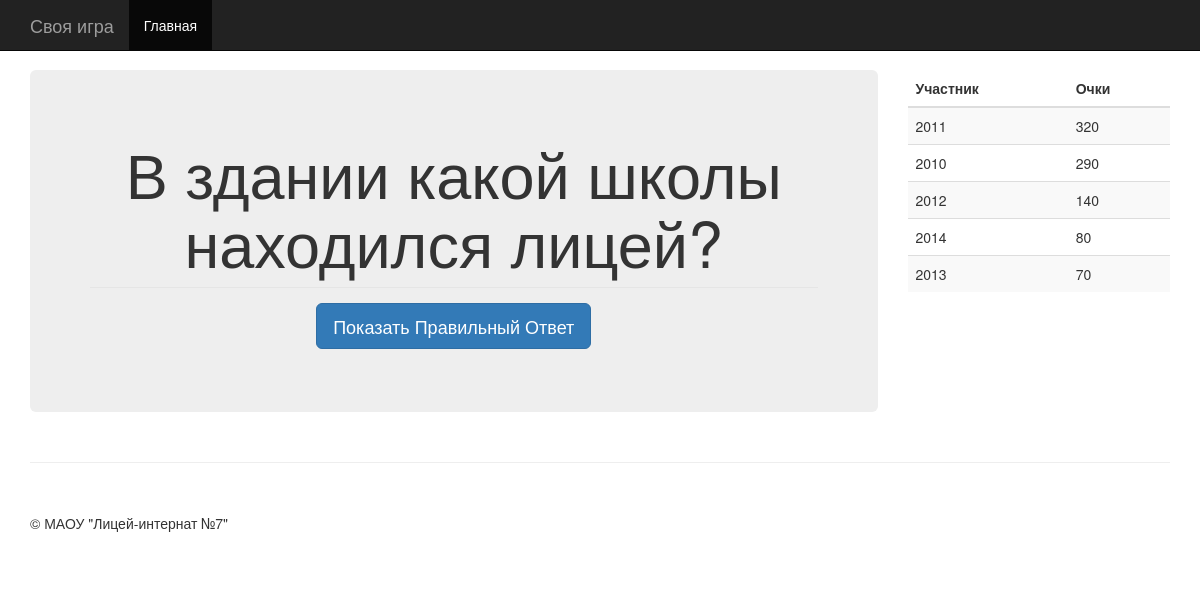
The page /question/10 (signed in) on the database its author committed.
### main/models.py (models this page shows, shortened)
class Question(models.Model):
    name = models.TextField(max_length=1000)
    topic_name = models.ForeignKey(Topic)
    SCORE_CHOICES = (
        (10, 10),
        (20, 20),
        (30, 30),
        (40, 40),
        (50, 50)
    )
    score = models.IntegerField(choices=SCORE_CHOICES)
    image = models.ImageField(blank=True, null=True, upload_to='imgs/questions')
    used = models.BooleanField(default=False)
    team_answered = models.ForeignKey(Team, blank=True, null=True)
    question_answer = models.TextField(max_length=1000)
    answer_image = models.ImageField(blank=True, null=True, upload_to='imgs/answers')
    class Meta:
        unique_together = ('topic_name', 'score')

class Team(models.Model):
    name = models.TextField(max_length=300)

### main/views.py (the view)
# urls.py: url(r'^question/(?P<qid>\d+)$', 'get_question', name='question'),
@login_required()
def get_question(request, qid):
    question = Question.objects.get(pk=qid)
    teams = Team.objects.all().order_by('name')
    teams_score = get_sorted_teams_data()
    return render(request, 'main/question.html', {'question': question, 'teams': teams, 'sorted_teams': teams_score})

### main/views.py (called while the page is built)
def get_sorted_teams_data():
    team_list = Team.objects.all()
    teams_score = {}
    for i in team_list:
        questions = i.question_set.all()
        sum = 0
        for j in questions:
            sum += j.score
        teams_score[i.name] = sum
    teams_score = sorted(teams_score.items(), key=operator.itemgetter(1), reverse=True)
    return teams_score

### main/templates/main/question.html (shortened to what this page needs)
{% extends 'main/main.html' %}
{% block mainarea %}
    {% if question.image %}
        <div class="row">
            <div class="col-md-8 text-center"> <h1>{{ question.name }}</h1></div>
            <div class="col-md-4"><img class="img-rounded" width="100%" src="/media/{{ question.image }}"></div>
        </div>
    {% else %}
        <h1 class="text-center">{{ question.name }}</h1>
    {% endif %}
    <div class="modal-footer">
    <button type="button" class="btn btn-primary btn-lg text-center center-block" data-toggle="modal" data-target="#myModal">
        Показать Правильный Ответ
    </button>
    </div>
{% endblock %}
{% block sidebarmenu %}
    <table class="table table-striped">
    <thead>
        <tr>
            <th>Участник</th>
            <th>Очки</th>
        </tr>
    </thead>
        <tbody class="">
        {% for team in sorted_teams %}
            <tr>
                <td>{{ team.0 }}</td>
                <td>{{ team.1 }}</td>
            </tr>
        {% endfor %}
    </tbody>
    </table>
{% endblock %}

### main/static/main/css/offcanvas.css (style rules this page uses)
html, body { overflow-x: hidden; }
body { padding-top: 70px; }

### rows shown on the page
Question: name "В здании какой школы находился лицей?"
Team: name "2011"
Team: name "2010"
Team: name "2012"
Team: name "2014"
Team: name "2013"

### other values the page prints
{{ team.1 }} "320" "290" "140" "80" "70"
